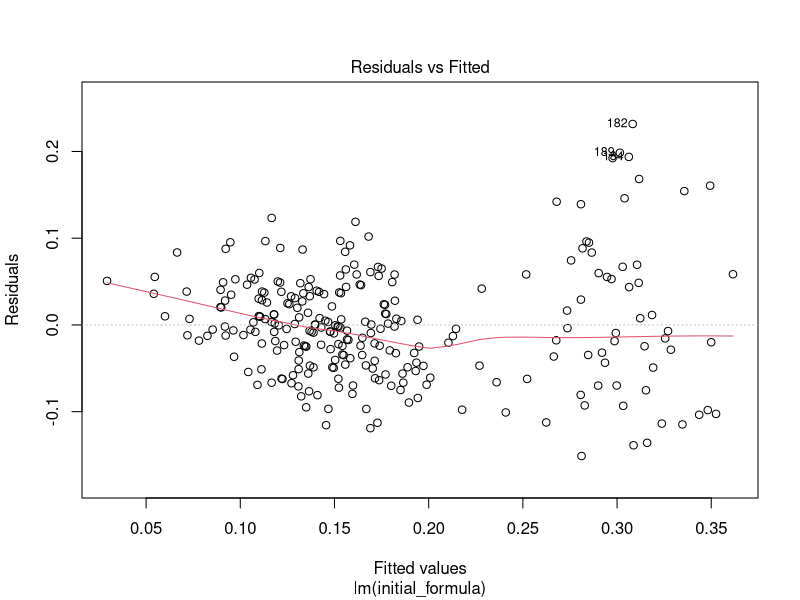
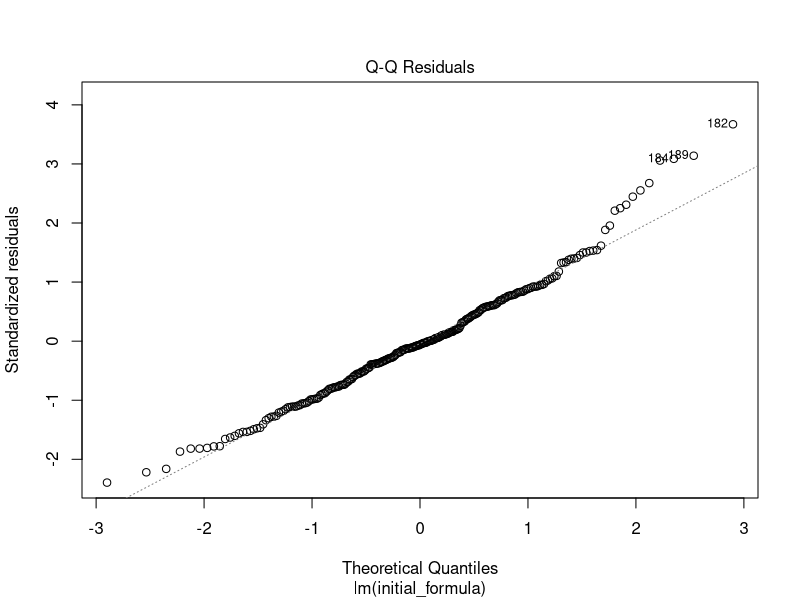
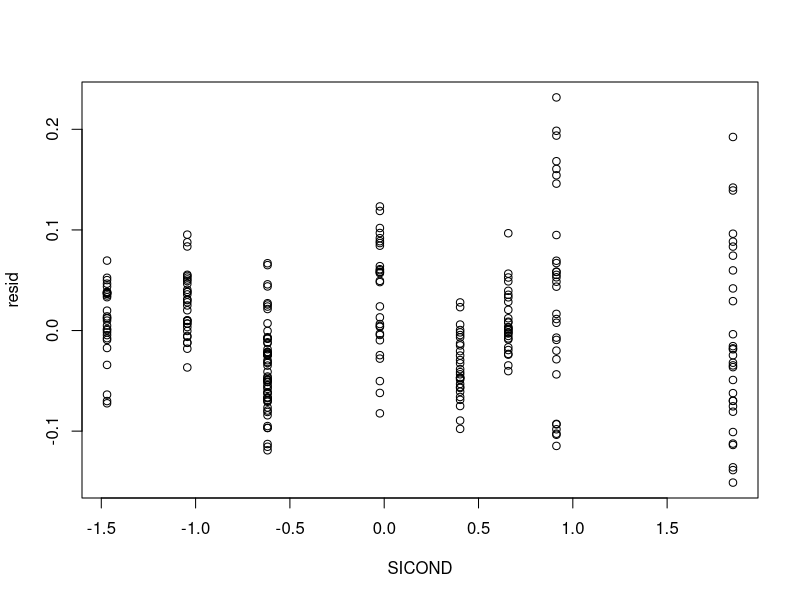
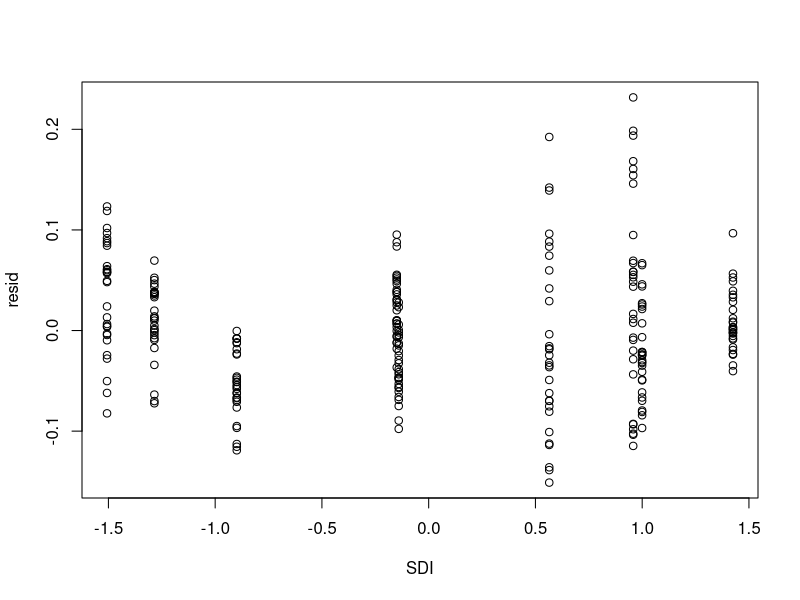
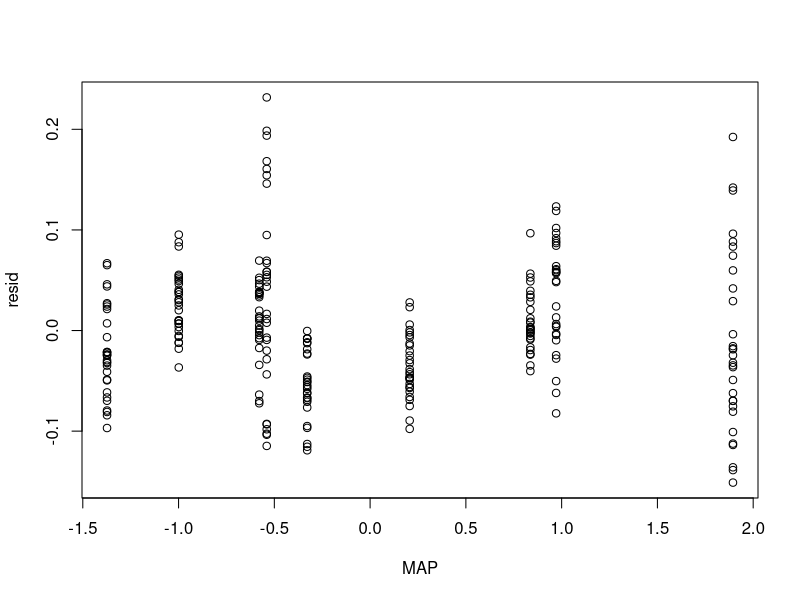
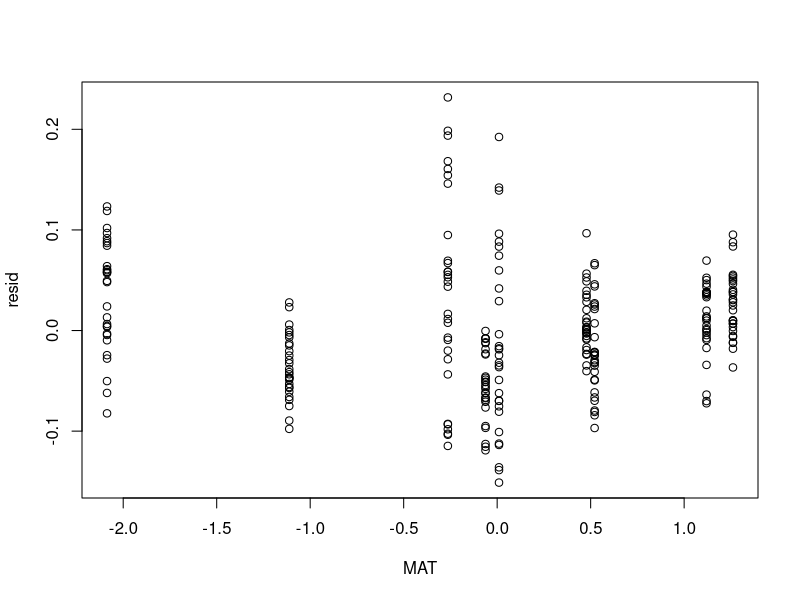
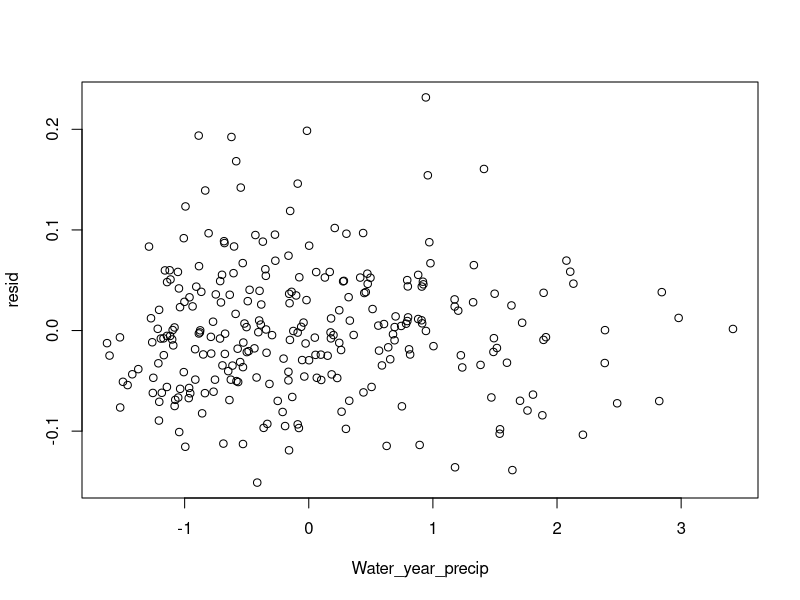
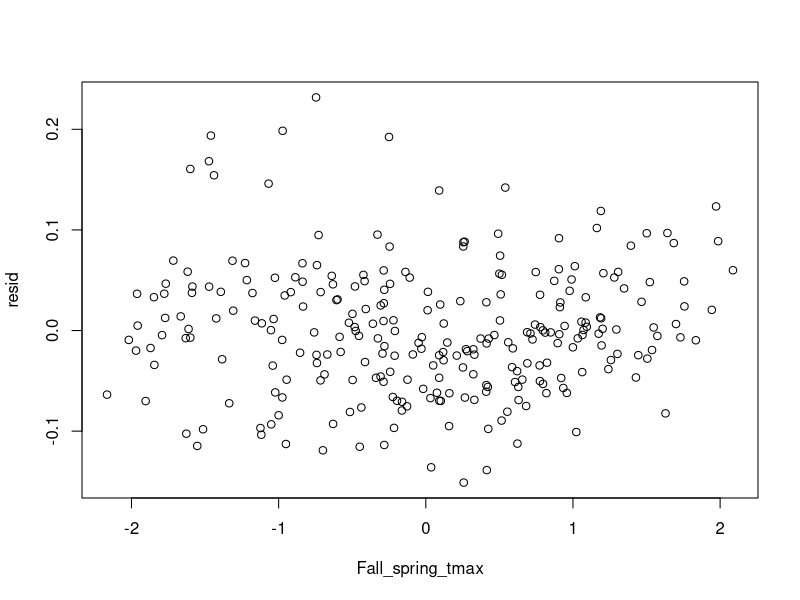

Reproduce these figures in R, in order.
## ---- chunk 1
knitr::opts_chunk$set(cache = F)
## ---- chunk 2
library(dplyr)
library(glmnet)
library(ggplot2)
## ---- chunk 3
treering <- read.csv('./Datasets/tree_rings.csv')
initial_formula <- width ~ SICOND + SDI + MAP + MAT + Water_year_precip + Fall_spring_tmax
tr_fit <- lm(initial_formula, data = treering)
plot(tr_fit, c(1,2)) # Fitted v. Residuals, QQ-plot
## ---- chunk 4
# plotting predictors v. residuals
plot_pvr <- function(df, model, cts_pred, cat_pred) {
  resid <- model$residuals
  if (length(cts_pred) != 0){
    for (pred in cts_pred){
    predictor <- df[[pred]]
    plot(predictor, resid, xlab = pred)
    }
  }
  if (length(cat_pred) != 0){
    for (pred in cat_pred) {
      plot(as.factor(df[[pred]]), resid, xlab = pred)
      }
    }
}

cts_pred <- c('SICOND', 'SDI', 'MAP', 'MAT', 'Water_year_precip','Fall_spring_tmax')
cat_pred <- c()
plot_pvr(treering, tr_fit, cts_pred, cat_pred)
## ---- chunk 5
log_formula <- log(width) ~ SICOND + SDI + MAP + MAT + Water_year_precip + Fall_spring_tmax
tr_logfit <- lm(log_formula, data = treering)

root_formula <- width^(1/2) ~ SICOND + SDI + MAP + MAT + Water_year_precip + Fall_spring_tmax
tr_rootfit <- lm(root_formula, data = treering)

plot(tr_logfit, 2)
plot(tr_rootfit, 2)
## ---- chunk 6
inter_root_formula <- width^(1/2) ~ SDI + MAP + MAT + Water_year_precip*SICOND + Fall_spring_tmax
summary(lm(inter_root_formula, data = treering))
## ---- chunk 7
0.05 /3 # corrected_a
## ---- chunk 8
formula_quad <- sqrt(width) ~ Fall_spring_tmax + Water_year_precip*SICOND + 
  poly(SDI, 2) + poly(MAP, 2) + poly(MAT, 2)
summary(lm(formula_quad, data = treering))
## ---- chunk 9
# look at cook's plot to see obs to expect
plot(lm(formula_quad, data = treering), 4) # 107, 261, 239
## ---- chunk 10
# DFFITS
getDFFITS <- function(model, data){
  n <- nrow(data)
  p <- length(model$coefficients)
  SSE <- sum(model$residuals^2)
  X <- model.matrix(model)
  H <- X %*% solve(t(X) %*% X) %*% t(X)
  
  e <- rep(0,n)
  t <- rep(0,n)
  DFFITS <- rep(0,n)
  
  for (i in 1:n) {
    e[i] <- model$residuals[i]
    t[i] <- e[i] * ( (n-p-1) / ( SSE*(1-H[i,i]) - e[i]^2 ) )^(1/2)
    DFFITS[i] <- t[i] * ( (H[i,i]) / (1 - H[i,i]) )^(1/2)
  }
  return(DFFITS)
}

tr_8bfit <- lm(formula_quad, data = treering)
tr_8b_DFFITS <- getDFFITS(tr_8bfit, treering)

posDFFITS_vals <- sort(tr_8b_DFFITS, decreasing = T)[1:2]
negDFFITS_vals <- sort(tr_8b_DFFITS, decreasing = F)[1:2]
DFFITS_i <- match(c(posDFFITS_vals,negDFFITS_vals),tr_8b_DFFITS)

DFFITS_comp <- data.frame(
  treering[DFFITS_i, 
           c('width', 'Fall_spring_tmax','Water_year_precip', 'SICOND', 'SDI', 'MAP', 'MAT')
           ], DFFITS = tr_8b_DFFITS[DFFITS_i])
DFFITS_comp # 107, 239, 261, 182
## ---- chunk 11
# DFBETAS
getDFBETAS <- function(model,df){
  n <- nrow(df)
  p <- length(model$coefficients)
  X <- model.matrix(model)
  original_formula <- eval(model$call[[2]])
  
  DFBETAS <- as.data.frame(matrix(0, nrow=n, ncol=p, byrow=T))
  names(DFBETAS) <- names(model$coefficients)
  rownames(DFBETAS) <- 1:n 
  
  for_c <- solve(t(X)%*%X)
  for (i in 1:n){
    diff_fit <- lm(original_formula, data = df[-c(i),])
    MSE_diff <- mean(diff_fit$residuals^2)
    
    for (k in 1:p) {
      b_k <- model$coefficients[[k]]
      b_k_diff <- diff_fit$coefficients[[k]]
      c_kk <- for_c[k,k]
      DFBETAS[i,k] <- (b_k - b_k_diff) / sqrt(MSE_diff * c_kk)
    }
  }
  return(DFBETAS)
}

tr_8b_DFBETA <- getDFBETAS(tr_8bfit, treering)

posDFBETA_val <- max(tr_8b_DFBETA)
negDFBETA_val <- -max(-tr_8b_DFBETA)
tr_8b_DFBETA <- data.frame(tr_8b_DFBETA, removed_obs = 1:nrow(treering))

# 207 (linear MAP term) and 265 (intercept term)
tr_8b_DFBETA %>%
  filter(if_any(.cols = everything(),
                .fns = ~ .x %in% c(posDFBETA_val, negDFBETA_val)) |
           row_number() == 107)

## ---- chunk 12
X <- model.matrix(formula_quad, data = treering)
coef(glmnet(X, sqrt(treering$width)), s = 0.002)
## ---- chunk 13
0.117778269 - 0.006689806 # site condition effect with interaction
0.008886399 - 0.006689806 # precipitation effect with interaction
## ---- chunk 14
predictors <- c('Water_year_precip', 'SICOND', 'SDI', 'MAP', 'MAT')
tree7_subset <- treering %>%
  filter(treeid == 7)
fst_grid <- seq(min(treering$Fall_spring_tmax),max(treering$Fall_spring_tmax), by = .04)
tree7_mean_values <- data.frame(t(colMeans(tree7_subset[, predictors], na.rm = TRUE)))
tree7_mean_values_rep <- tree7_mean_values[rep(1, each = length(fst_grid)),]

newdata <- data.frame(tree7_mean_values_rep, Fall_spring_tmax = fst_grid)

predictions <- as.data.frame(cbind(newdata, predict(tr_8bfit, newdata = newdata)))
colnames(predictions)[7] <- 'fit'

ggplot(treering) +
  geom_point(aes(x = Fall_spring_tmax, y = width, color = treeid)) +
  geom_line(aes(x = Fall_spring_tmax, y = fit^2), data = predictions)
